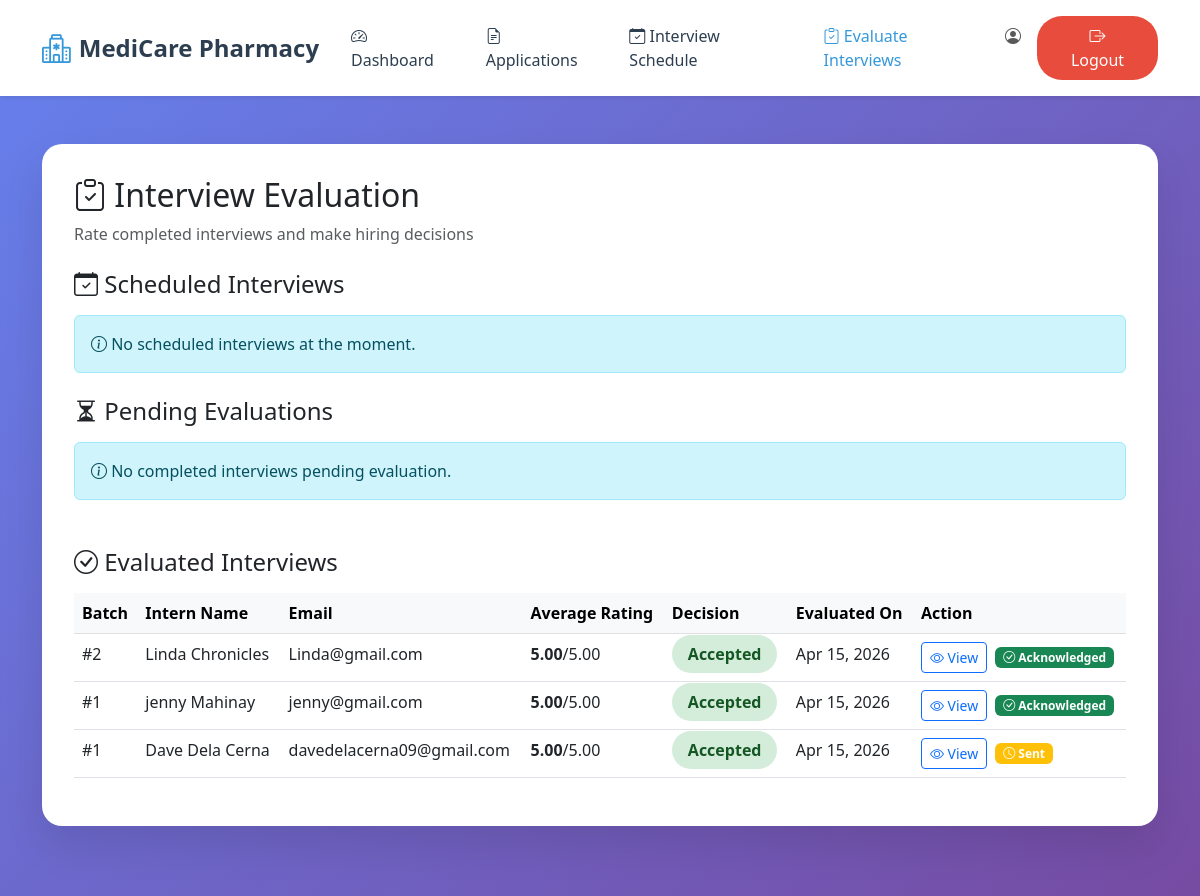
The app's page /Users/hr/evaluate_interview.php (signed in) with its own data.
### tables this page shows
CREATE TABLE `interview_evaluations` (
  `id` int(11) NOT NULL,
  `interview_assignment_id` int(11) NOT NULL,
  `user_id` int(11) NOT NULL,
  `evaluated_by` int(11) NOT NULL,
  `education_rating` int(11) DEFAULT NULL CHECK (`education_rating` between 1 and 5),
  `education_comments` text DEFAULT NULL,
  `training_rating` int(11) DEFAULT NULL CHECK (`training_rating` between 1 and 5),
  `training_comments` text DEFAULT NULL,
  `work_experience_rating` int(11) DEFAULT NULL CHECK (`work_experience_rating` between 1 and 5),
  `work_experience_comments` text DEFAULT NULL,
  `company_knowledge_rating` int(11) DEFAULT NULL CHECK (`company_knowledge_rating` between 1 and 5),
  `company_knowledge_comments` text DEFAULT NULL,
  `technical_skills_rating` int(11) DEFAULT NULL CHECK (`technical_skills_rating` between 1 and 5),
  `technical_skills_comments` text DEFAULT NULL,
  `multitasking_skills_rating` int(11) DEFAULT NULL CHECK (`multitasking_skills_rating` between 1 and 5),
  `multitasking_skills_comments` text DEFAULT NULL,
  `communication_skills_rating` int(11) DEFAULT NULL CHECK (`communication_skills_rating` between 1 and 5),
  `communication_skills_comments` text DEFAULT NULL,
  `teamwork_rating` int(11) DEFAULT NULL CHECK (`teamwork_rating` between 1 and 5),
  `teamwork_comments` text DEFAULT NULL,
  `stress_tolerance_rating` int(11) DEFAULT NULL CHECK (`stress_tolerance_rating` between 1 and 5),
  `stress_tolerance_comments` text DEFAULT NULL,
  `culture_fit_rating` int(11) DEFAULT NULL CHECK (`culture_fit_rating` between 1 and 5),
  `culture_fit_comments` text DEFAULT NULL,
  `average_rating` decimal(3,2) DEFAULT NULL,
  `overall_evaluation` text DEFAULT NULL,
  `final_decision` enum('pending','accepted','rejected') DEFAULT 'pending',
  `work_schedule_sent` tinyint(1) DEFAULT 0,
  `work_start_date` date DEFAULT NULL,
  `work_schedule_details` text DEFAULT NULL,
  `created_at` timestamp NOT NULL DEFAULT current_timestamp(),
  `updated_at` timestamp NOT NULL DEFAULT current_timestamp() ON UPDATE current_timestamp()
);

CREATE TABLE `interview_schedule` (
  `id` int(11) NOT NULL,
  `batch_number` int(11) NOT NULL,
  `interview_date` date NOT NULL,
  `interview_time` time NOT NULL,
  `interview_type` enum('personal','online') DEFAULT 'personal',
  `location` varchar(255) DEFAULT NULL,
  `online_meeting_link` varchar(500) DEFAULT NULL,
  `online_meeting_id` varchar(255) DEFAULT NULL,
  `online_meeting_password` varchar(255) DEFAULT NULL,
  `max_slots` int(11) DEFAULT 15,
  `filled_slots` int(11) DEFAULT 0,
  `status` enum('scheduled','ongoing','completed','cancelled') DEFAULT 'scheduled',
  `notes` text DEFAULT NULL,
  `created_by` int(11) NOT NULL,
  `created_at` timestamp NOT NULL DEFAULT current_timestamp(),
  `updated_at` timestamp NOT NULL DEFAULT current_timestamp() ON UPDATE current_timestamp()
);

CREATE TABLE `internship_records` (
  `id` int(11) NOT NULL,
  `user_id` int(11) NOT NULL,
  `first_name` varchar(255) NOT NULL,
  `last_name` varchar(255) NOT NULL,
  `date_of_birth` date DEFAULT NULL,
  `is_enrolled_higher_ed` tinyint(1) DEFAULT 0,
  `higher_ed_institution` varchar(255) DEFAULT NULL,
  `enrollment_certificate_path` varchar(255) DEFAULT NULL,
  `enrollment_certificate_status` enum('pending','valid','invalid') DEFAULT 'pending',
  `enrollment_certificate_remarks` text DEFAULT NULL,
  `is_enrolled_internship_subject` tinyint(1) DEFAULT 0,
  `is_at_least_18` tinyint(1) DEFAULT 0,
  `has_passed_pre_internship` tinyint(1) DEFAULT 0,
  `recommendation_letter_path` varchar(255) DEFAULT NULL,
  `recommendation_letter_status` enum('pending','valid','invalid') DEFAULT 'pending',
  `recommendation_letter_remarks` text DEFAULT NULL,
  `medical_certificate_submitted` tinyint(1) DEFAULT 0,
  `medical_certificate_path` varchar(255) DEFAULT NULL,
  `medical_certificate_status` enum('pending','valid','invalid') DEFAULT 'pending',
  `medical_certificate_remarks` text DEFAULT NULL,
  `parental_consent_submitted` tinyint(1) DEFAULT 0,
  `parental_consent_path` varchar(255) DEFAULT NULL,
  `parental_consent_status` enum('pending','valid','invalid') DEFAULT 'pending',
  `parental_consent_remarks` text DEFAULT NULL,
  `is_eligible` tinyint(1) DEFAULT 0,
  `application_status` enum('pending','submitted','under_review','approved','rejected') DEFAULT 'pending',
  `internship_start_date` date DEFAULT NULL,
  `internship_duration` varchar(100) DEFAULT NULL,
  `working_days` varchar(100) DEFAULT NULL,
  `working_hours` varchar(100) DEFAULT NULL,
  `special_instructions` text DEFAULT NULL,
  `pharmacy_name` varchar(255) DEFAULT NULL,
  `pharmacy_address` text DEFAULT NULL,
  `contact_person` varchar(255) DEFAULT NULL,
  `contact_number` varchar(50) DEFAULT NULL,
  `contact_email` varchar(255) DEFAULT NULL,
  `schedule_sent` tinyint(1) DEFAULT 0,
  `interview_scheduled` tinyint(1) DEFAULT 0,
  `interview_date` date DEFAULT NULL,
  `interview_time` time DEFAULT NULL,
  `interview_type` enum('personal','online') DEFAULT NULL,
  `interview_location` varchar(500) DEFAULT NULL,
  `interview_meeting_link` varchar(500) DEFAULT NULL,
  `interview_notes` text DEFAULT NULL,
  `created_at` timestamp NOT NULL DEFAULT current_timestamp(),
  `updated_at` timestamp NOT NULL DEFAULT current_timestamp() ON UPDATE current_timestamp()
);

CREATE TABLE `users` (
  `id` int(11) NOT NULL,
  `first_name` varchar(50) NOT NULL,
  `middle_name` varchar(50) DEFAULT NULL,
  `last_name` varchar(50) NOT NULL,
  `birth_date` date DEFAULT NULL,
  `phone_number` varchar(20) NOT NULL,
  `email` varchar(100) NOT NULL,
  `password` varchar(255) NOT NULL,
  `role_id` int(11) NOT NULL DEFAULT 4,
  `is_active` tinyint(1) NOT NULL DEFAULT 1,
  `created_at` timestamp NOT NULL DEFAULT current_timestamp(),
  `updated_at` timestamp NOT NULL DEFAULT current_timestamp() ON UPDATE current_timestamp()
);

### Users/hr/evaluate_interview.php (the view, shortened to what this page needs)
<?php
require_once '../../config.php';
$full_name = $_SESSION['full_name'];
$scheduled_interviews = [];
$completed_interviews = [];
$evaluated_sql = "SELECT ie.*, ir.first_name, ir.last_name, u.email,
                  isch.batch_number, isch.interview_date
                  FROM interview_evaluations ie
                  JOIN internship_records ir ON ie.user_id = ir.user_id
                  JOIN users u ON ie.user_id = u.id
                  JOIN interview_assignments ia ON ie.interview_assignment_id = ia.id
                  JOIN interview_schedule isch ON ia.schedule_id = isch.id
                  ORDER BY ie.created_at DESC";
$evaluated_result = $conn->query($evaluated_sql);
$evaluated_interviews = [];
while ($row = $evaluated_result->fetch_assoc()) {
    $evaluated_interviews[] = $row;
}
?>
<!DOCTYPE html>
<html lang="en">
<head>
    <link href="https://cdn.jsdelivr.net/npm/bootstrap@5.3.0/dist/css/bootstrap.min.css" rel="stylesheet">
    <link rel="stylesheet" href="https://cdn.jsdelivr.net/npm/bootstrap-icons@1.11.0/font/bootstrap-icons.css">
    <link rel="stylesheet" href="../../style.css">
</head>
<body>
    <nav class="navbar navbar-expand-lg navbar-light bg-white shadow-sm">
        <div class="container">
            <a class="navbar-brand" href="dashboard.php">
                <i class="bi bi-hospital"></i> MediCare Pharmacy
            </a>
            <div class="collapse navbar-collapse" id="navbarNav">
                <ul class="navbar-nav me-auto">
                    <li class="nav-item">
                        <a class="nav-link" href="dashboard.php">
                            <i class="bi bi-speedometer2"></i> Dashboard
                        </a>
                    </li>
                    <li class="nav-item">
                        <a class="nav-link" href="internship_applications.php">
                            <i class="bi bi-file-earmark-text"></i> Applications
                        </a>
                    </li>
                    <li class="nav-item">
                        <a class="nav-link" href="interview_schedule.php">
                            <i class="bi bi-calendar-check"></i> Interview Schedule
                        </a>
                    </li>
                    <li class="nav-item">
                        <a class="nav-link active" href="evaluate_interview.php">
                            <i class="bi bi-clipboard-check"></i> Evaluate Interviews
                        </a>
                    </li>
                </ul>
                <div class="navbar-nav ms-auto">
                    <span class="navbar-text me-3">
                        <i class="bi bi-person-circle"></i> <?php echo htmlspecialchars($full_name); ?>
                    </span>
                    <a href="../logout.php" class="btn btn-logout">
                        <i class="bi bi-box-arrow-right"></i> Logout
                    </a>
                </div>
            </div>
        </div>
    </nav>
    <div class="evaluation-container">
        <div class="container">
            <div class="evaluation-card">
                <h2><i class="bi bi-clipboard-check"></i> Interview Evaluation</h2>
                <p class="text-muted mb-4">Rate completed interviews and make hiring decisions</p>
                <h4 class="mt-4 mb-3"><i class="bi bi-calendar-check"></i> Scheduled Interviews</h4>
                <?php if (empty($scheduled_interviews)): ?>
                    <div class="alert alert-info">
                        <i class="bi bi-info-circle"></i> No scheduled interviews at the moment.
                    </div>
                <?php endif; ?>
                <h4 class="mt-4 mb-3"><i class="bi bi-hourglass-split"></i> Pending Evaluations</h4>
                <?php if (empty($completed_interviews)): ?>
                    <div class="alert alert-info">
                        <i class="bi bi-info-circle"></i> No completed interviews pending evaluation.
                    </div>
                <?php endif; ?>
                <h4 class="mt-5 mb-3"><i class="bi bi-check-circle"></i> Evaluated Interviews</h4>
                <?php if (empty($evaluated_interviews)): ?>
                    <div class="alert alert-info">
                        <i class="bi bi-info-circle"></i> No evaluated interviews yet.
                    </div>
                <?php else: ?>
                    <div class="table-responsive">
                        <table class="table table-hover">
                            <thead class="table-light">
                                <tr>
                                    <th>Batch</th>
                                    <th>Intern Name</th>
                                    <th>Email</th>
                                    <th>Average Rating</th>
                                    <th>Decision</th>
                                    <th>Evaluated On</th>
                                    <th>Action</th>
                                </tr>
                            </thead>
                            <tbody>
                                <?php foreach ($evaluated_interviews as $eval): ?>
                                    <tr>
                                        <td>#<?php echo $eval['batch_number']; ?></td>
                                        <td><?php echo htmlspecialchars($eval['first_name'] . ' ' . $eval['last_name']); ?></td>
                                        <td><?php echo htmlspecialchars($eval['email']); ?></td>
                                        <td>
                                            <strong><?php echo number_format($eval['average_rating'], 2); ?></strong>/5.00
                                        </td>
                                        <td>
                                            <span class="decision-badge decision-<?php echo $eval['final_decision']; ?>">
                                                <?php echo ucfirst($eval['final_decision']); ?>
                                            </span>
                                        </td>
                                        <td><?php echo date('M d, Y', strtotime($eval['created_at'])); ?></td>
                                        <td>
                                            <button class="btn btn-sm btn-outline-primary"
                                                    onclick="viewEvaluation(<?php echo $eval['id']; ?>)">
                                                <i class="bi bi-eye"></i> View
                                            </button>
                                            <?php if ($eval['final_decision'] === 'accepted' && $eval['work_schedule_sent'] == 0): ?>
                                                <a href="create_work_schedule.php?evaluation_id=<?php echo $eval['id']; ?>"
                                                   class="btn btn-sm btn-success ms-1">
                                                    <i class="bi bi-calendar-week"></i> Work Schedule
                                                </a>
                                            <?php elseif ($eval['final_decision'] === 'accepted' && $eval['work_schedule_sent'] == 1): ?>
                                                <?php
                                                $check_sql = "SELECT id, status FROM work_schedules WHERE evaluation_id = ? ORDER BY created_at DESC LIMIT 1";
                                                $check_stmt = $conn->prepare($check_sql);
                                                $check_stmt->bind_param("i", $eval['id']);
                                                $check_stmt->execute();
                                                $schedule_result = $check_stmt->get_result();
                                                $schedule_status = $schedule_result->fetch_assoc();
                                                ?>
                                                <?php if ($schedule_status && $schedule_status['status'] === 'rejected'): ?>
                                                    <a href="edit_work_schedule.php?schedule_id=<?php echo $schedule_status['id']; ?>"
                                                       class="btn btn-sm btn-danger ms-1">
                                                        <i class="bi bi-exclamation-triangle"></i> Rejected - Edit
                                                    </a>
                                                <?php elseif ($schedule_status && $schedule_status['status'] === 'acknowledged'): ?>
                                                    <span class="badge bg-success ms-1">
                                                        <i class="bi bi-check-circle"></i> Acknowledged
                                                    </span>
                                                <?php else: ?>
                                                    <span class="badge bg-warning ms-1">
                                                        <i class="bi bi-clock"></i> Sent
                                                    </span>
                                                <?php endif; ?>
                                            <?php endif; ?>
                                        </td>
                                    </tr>
                                <?php endforeach; ?>
                            </tbody>
                        </table>
                    </div>
                <?php endif; ?>
            </div>
        </div>
    </div>
</body>
</html>

### style.css (style rules this page uses)
* { margin: 0; padding: 0; box-sizing: border-box; }
body { font-family: 'Segoe UI', Tahoma, Geneva, Verdana, sans-serif; overflow-x: hidden; }
.navbar { background-color: rgba(255, 255, 255, 0.95); backdrop-filter: blur(10px); box-shadow: 0 2px 10px rgba(0, 0, 0, 0.1); padding: 1rem 0; z-index: 1000; }
.navbar-brand { font-weight: bold; font-size: 1.5rem; color: #2c3e50 !important; display: flex; align-items: center; gap: 0.5rem; }
.navbar-brand i { color: #3498db; font-size: 1.8rem; }
.navbar-nav .nav-link { color: #2c3e50 !important; font-weight: 500; margin: 0 0.5rem; transition: color 0.3s ease; }
.navbar-nav .nav-link:hover, .navbar-nav .nav-link.active { color: #3498db !important; }

### Users/hr/evaluate_interview.php (style rules this page uses)
.evaluation-container { min-height: 100vh; background: linear-gradient(135deg, #667eea 0%, #764ba2 100%); padding: 2rem 0; }
.evaluation-card { background: white; border-radius: 20px; box-shadow: 0 20px 40px rgba(0, 0, 0, 0.1); padding: 2rem; margin: 1rem 0; }
.btn-logout { background: #e74c3c; color: white; border: none; border-radius: 25px; padding: 0.5rem 1.5rem; transition: all 0.3s ease; }
.decision-badge { padding: 0.5rem 1rem; border-radius: 20px; font-weight: 600; }
.decision-accepted { background: #d4edda; color: #155724; }

### records on screen
interview_evaluations: interview_schedule.batch_number "2", internship_records.first_name+last_name "Linda Chronicles", user.email "Linda@gmail.com", average_rating "5.00", final_decision "Accepted", created_at "Apr 15, 2026", work_schedule_sent 1 (drawn)
interview_evaluations: interview_schedule.batch_number "1", internship_records.first_name+last_name "jenny Mahinay", user.email "jenny@gmail.com", average_rating "5.00", final_decision "Accepted", created_at "Apr 15, 2026", work_schedule_sent 1 (drawn)
interview_evaluations: interview_schedule.batch_number "1", internship_records.first_name+last_name "Dave Dela Cerna", user.email "davedelacerna09@gmail.com", average_rating "5.00", final_decision "Accepted", created_at "Apr 15, 2026", work_schedule_sent 1 (drawn)
